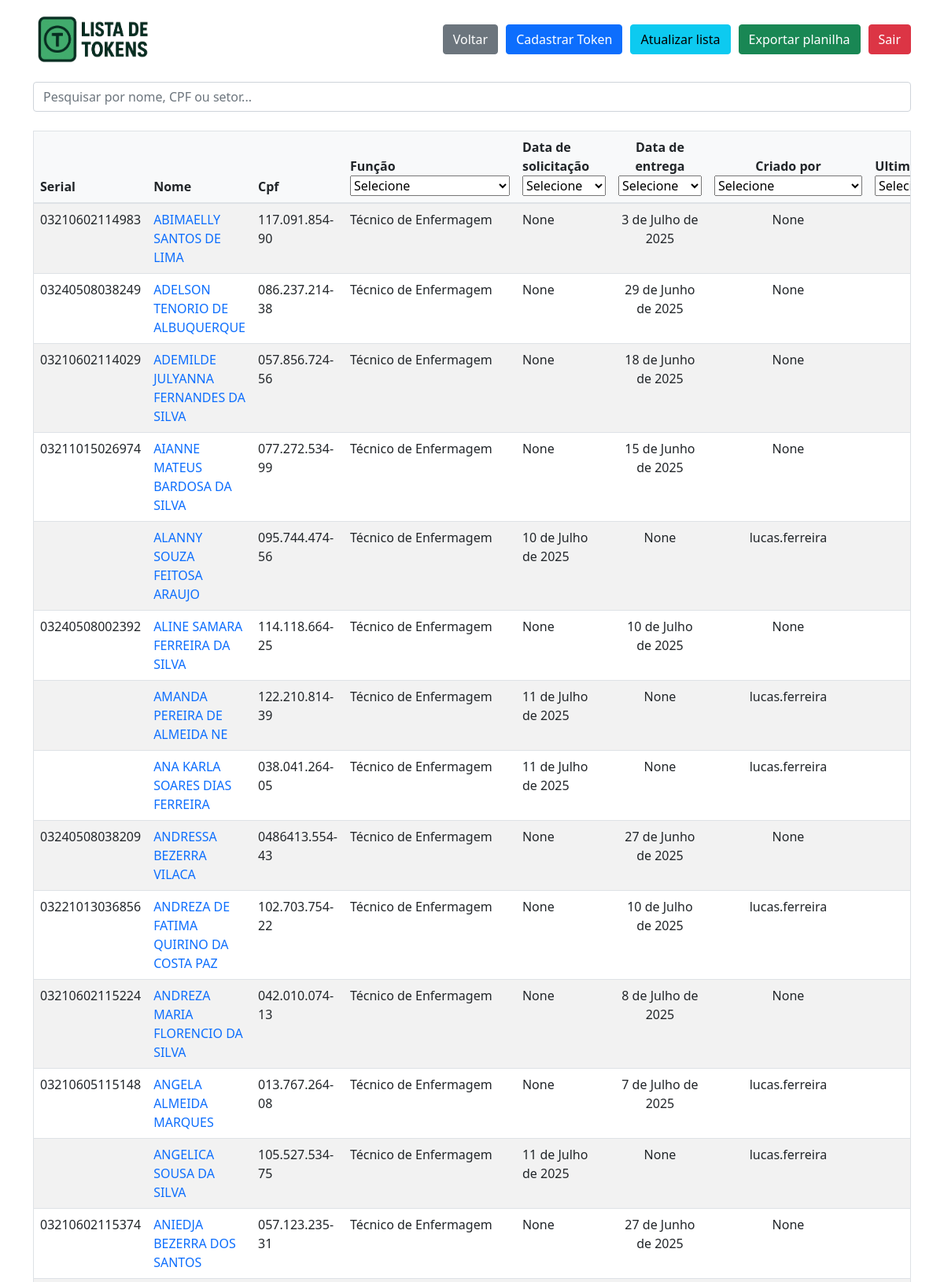
/lista_tokens/Técnico de Enfermagem/ (signed in, upper part), run on the app's committed database.
### tokens_app/models.py (models this page shows)
class Token(models.Model):
    nome_responsavel = models.CharField(max_length=125, null=False, blank=False)
    cpf_responsavel = models.CharField(max_length=14, null=True, blank=True)
    funcao_responsavel = models.CharField(max_length=125, choices=FUNCOES, null=True, blank=True)
    serial = models.CharField(max_length=14, null=True, blank=True)
    data_solicitacao = models.DateField(null=True, blank=True, default=None)
    data_entrega = models.DateField(blank=True, null=True)
    data_modificacao = models.DateField(auto_now=True)
    observacao = models.TextField(null=True, blank=True)
    criador = models.CharField(max_length=125, null=True, blank=True)
    modificador = models.CharField(max_length=125, null=True, blank=True)
    token_entregue = models.BooleanField(default=False)
    token_ativo = models.BooleanField(default=True)
    def __str__(self):
        return f"{self.nome_responsavel}"

### tokens_app/views.py (the view)
# urls.py: path("lista_tokens/<str:funcao>/", views.lista_tokens_funcao, name="lista_tokens_funcao"),
def lista_tokens_funcao(request, funcao):
    if not request.user.is_authenticated:
        return redirect('login')
    else:
        logger.info(f"User {request.user.username} Acessou a lista de tokens da função {funcao}. {time.strftime('%Y-%m-%d %H:%M:%S')}")
        tokens = Token.objects.filter(funcao_responsavel=funcao).order_by('nome_responsavel')
        if not tokens:
            return HttpResponse("Nenhum token encontrado para esta função.")
        return render(request, 'lista_tokens.html', {'tokens': tokens, "usuario": request.user, "funcoes": funcoes, "data_entregas": data_entregas, "data_solicitacoes": data_solicitacoes, "assistentes": assistentes})

### tokens_app/templates/lista_tokens.html (shortened to what this page needs)
{% extends "base.html" %}
{% load static %}
{% block content %}
<div class="container">
    <div class="head" style="margin-top: 20px; display: flex; flex-direction:row; justify-content: space-between; align-items: center;">
        <div class="logo-container" style="
            display: flex;
            align-items: center;
        ">
            <img src="{% static 'tokens_app/images/logo.png' %}" alt="Logo Tokens" class="logo-img" style="height: 60px;
        max-width: 100%;
        object-fit: contain;">
        </div>
        <div class="head_left" style="display: flex; flex-direction: row; gap: 10px; align-items: center; ">
            <br>
            <a href="{% url 'home' %}" class="btn btn-secondary">Voltar</a>
            <a href="{% url 'novo_token' %}" class="btn btn-primary">Cadastrar Token</a>
            <a href="{% url 'lista_tokens' %}" name="recarregar_lista" class="btn btn-info">Atualizar lista</a>
            <a href="{% url 'exportar_planilha' %}" name="exportar_planilha" class="btn btn-success">Exportar planilha</a>
            <a href="{% url 'logout' %}" name="logout" class="btn btn-danger">Sair</a>
        </div>
    </div>
        <br>
        <input type="text" id='searchInput' placeholder='Pesquisar por nome, CPF ou setor...' class="form-control">
        <br>
        <div style="max-height: 80vh; overflow-y: auto; border: 1px solid #dee2e6;">
            <table class="table table-striped">
                <thead>
                    <tr class="titulos_tabela">
                        <th>Serial</th>
                        <th>Nome</th>
                        <th>Cpf</th>
                        <th>Função
                            <select name="select_funcao" id="select_funcao" onchange="window.location.href='/lista_tokens/' + this.value">
                                <option>Selecione</option>
                            </select>
                        </th>
                        <th>Data de solicitação
                            <select name="data_solicitacao" id="data_solicitacao" onchange="window.location.href='/lista_tokens_data_solicitacao/' + this.value">
                                <option value="">Selecione</option>
                            </select>
                        </th>
                        <th style="text-align: center;">Data de entrega
                            <select name="data_entrega" id="data_entrega" onchange="console.log(window.location.href='/lista_tokens_data_entrega/' + this.value)">
                                <option value="">Selecione</option>
                            </select>
                        </th>
                        <th style="text-align: center;">Criado por
                            <select name="criador" id="criador" onchange="window.location.href='/lista_tokens_assistente_criador/' + this.value">
                                <option value="">Selecione</option>
                            </select>
                        </th>
                        <th style="text-align: center;">Ultima modificação por
                            <select name="ultimaModificacao" id="ultimaModificacao" onchange="window.location.href='/lista_tokens_assistente_modificador/' + this.value">
                                <option value="">Selecione</option>
                            </select>
                        </th>
                    </tr>
                </thead>
                <tbody>
                    {% for token in tokens %}
                        {% if token.token_ativo %}
                            <tr>
                                <td>
                                    {{ token.serial }}
                                </td>
                                <td><a href="{% url 'atualizar_token' token.id %}" style="text-decoration: none;">{{ token }}</a></td>
                                <td id="cpf">{{ token.cpf_responsavel }}</td>
                                <td>{{ token.funcao_responsavel }}</td>
                                <td>{{ token.data_solicitacao }}</td>
                                <td style="text-align: center;">{{ token.data_entrega }}</td>
                                <td style="text-align: center;">{{ token.criador}} </td>
                                <td style="text-align: center;"> {{token.modificador}} </td>
                            </tr>
                        {% endif %}
                    {% endfor %}
                </tbody>
            </table>
        </div>
    {% endblock %}

### data on the page
Token: serial "03210602114983", nome_responsavel "ABIMAELLY SANTOS DE LIMA", cpf_responsavel "117.091.854-90", funcao_responsavel "Técnico de Enfermagem", data_solicitacao "None", data_entrega "3 de Julho de 2025", criador "None"
Token: serial "03240508038249", nome_responsavel "ADELSON TENORIO DE ALBUQUERQUE", cpf_responsavel "086.237.214-38", funcao_responsavel "Técnico de Enfermagem", data_solicitacao "None", data_entrega "29 de Junho de 2025", criador "None"
Token: serial "03210602114029", nome_responsavel "ADEMILDE JULYANNA FERNANDES DA SILVA", cpf_responsavel "057.856.724-56", funcao_responsavel "Técnico de Enfermagem", data_solicitacao "None", data_entrega "18 de Junho de 2025", criador "None"
Token: serial "03211015026974", nome_responsavel "AIANNE MATEUS BARDOSA DA SILVA", cpf_responsavel "077.272.534-99", funcao_responsavel "Técnico de Enfermagem", data_solicitacao "None", data_entrega "15 de Junho de 2025", criador "None"
Token: nome_responsavel "ALANNY SOUZA FEITOSA ARAUJO", cpf_responsavel "095.744.474-56", funcao_responsavel "Técnico de Enfermagem", data_solicitacao "10 de Julho de 2025", data_entrega "None", criador "lucas.ferreira"
Token: serial "03240508002392", nome_responsavel "ALINE SAMARA FERREIRA DA SILVA", cpf_responsavel "114.118.664-25", funcao_responsavel "Técnico de Enfermagem", data_solicitacao "None", data_entrega "10 de Julho de 2025", criador "None"
Token: nome_responsavel "AMANDA PEREIRA DE ALMEIDA NE", cpf_responsavel "122.210.814-39", funcao_responsavel "Técnico de Enfermagem", data_solicitacao "11 de Julho de 2025", data_entrega "None", criador "lucas.ferreira"
Token: nome_responsavel "ANA KARLA SOARES DIAS FERREIRA", cpf_responsavel "038.041.264-05", funcao_responsavel "Técnico de Enfermagem", data_solicitacao "11 de Julho de 2025", data_entrega "None", criador "lucas.ferreira"
Token: serial "03240508038209", nome_responsavel "ANDRESSA BEZERRA VILACA", cpf_responsavel "0486413.554-43", funcao_responsavel "Técnico de Enfermagem", data_solicitacao "None", data_entrega "27 de Junho de 2025", criador "None"
Token: serial "03221013036856", nome_responsavel "ANDREZA DE FATIMA QUIRINO DA COSTA PAZ", cpf_responsavel "102.703.754-22", funcao_responsavel "Técnico de Enfermagem", data_solicitacao "None", data_entrega "10 de Julho de 2025", criador "lucas.ferreira"
Token: serial "03210602115224", nome_responsavel "ANDREZA MARIA FLORENCIO DA SILVA", cpf_responsavel "042.010.074-13", funcao_responsavel "Técnico de Enfermagem", data_solicitacao "None", data_entrega "8 de Julho de 2025", criador "None"
Token: serial "03210605115148", nome_responsavel "ANGELA ALMEIDA MARQUES", cpf_responsavel "013.767.264-08", funcao_responsavel "Técnico de Enfermagem", data_solicitacao "None", data_entrega "7 de Julho de 2025", criador "lucas.ferreira"
Token: nome_responsavel "ANGELICA SOUSA DA SILVA", cpf_responsavel "105.527.534-75", funcao_responsavel "Técnico de Enfermagem", data_solicitacao "11 de Julho de 2025", data_entrega "None", criador "lucas.ferreira"
Token: serial "03210602115374", nome_responsavel "ANIEDJA BEZERRA DOS SANTOS", cpf_responsavel "057.123.235-31", funcao_responsavel "Técnico de Enfermagem", data_solicitacao "None", data_entrega "27 de Junho de 2025", criador "None"
